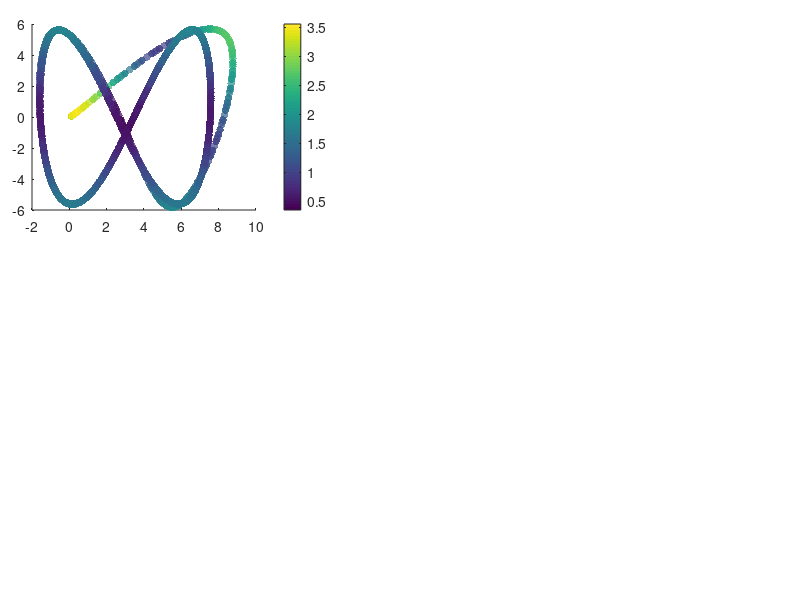

Write MATLAB code to recreate this figure. (Note: this script raises an error after producing the figure.)
%% Code to show the results of the Inverse kinematic controller

% Clean variables
clc, clear all, close all;
 
%% CARGA MIL
load('Kinetic_MiL.mat');

% DAtos de estado
h_MiL = x_states(1:4,:);
u_MiL = x_states(5:8,:);
t = t_time;

%%Tarea deseada
hd = ref(1:4,:);
hd_p = ref(5:8,:);

% Action de control dinamica
uc = uc_input;

% Error definition
for k = 1:length(t)
    error_vector = hd(1:3, k)-h_MiL(1:3, k);
    error_dynamic(k) = norm(error_vector,2);
end

% Figure propert%% Figures
lw = 1; % linewidth 1
lwV = 2; % linewidth 2
fontsizeLabel = 11; %11
fontsizeLegend = 11;
fontsizeTicks = 11;
fontsizeTitel = 11;
sizeX = 1300; % size figure
sizeY = 750; % size figure

% color propreties
c1 = [80, 81, 79]/255;
c2 = [244, 213, 141]/255;
c3 = [242, 95, 92]/255;
c4 = [112, 141, 129]/255;

C18 = [0 0 0];
c5 = [130, 37, 37]/255;
c6 = [205, 167, 37]/255;
c7 = [81, 115, 180]/255;

C1 = [246 170 141]/255;
C2 = [51 187 238]/255;
C3 = [0 153 136]/255;
C4 = [238 119 51]/255;
C5 = [204 51 17]/255;
C6 = [238 51 119]/255;
C7 = [187 187 187]/255;
C8 = [80 80 80]/255;
C9 = [140 140 140]/255;
C10 = [0 128 255]/255;
C11 = [234 52 89]/255;
C12 = [39 124 252]/255;
C13 = [40 122 125]/255;
%C14 = [86 215 219]/255;
C14 = [252 94 158]/255;
C15 = [244 171 39]/255;
C16 = [100 121 162]/255;
C17 = [255 0 0]/255;
%% New color slection

figure('Position', [500 500 sizeX sizeY])
set(gcf, 'Position', [500 500 sizeX sizeY]);
fig1_comps.fig = gcf;

% Figure 1
axes('Position',[0.04 0.65 .35 .31]);
%% Colorbar
scatter(h_MiL(1, :),h_MiL(2, :),30,error_dynamic,'filled','MarkerFaceAlpha',0.7);
c = colorbar;
c.Label.Interpreter = 'latex';
c.Label.String = '$\textrm{Error}~||\tilde{\mathbf{\eta}}||$';

set(c,'TickLabelInterpreter','latex')

%% Desired Trajectory
hd_plot = line(hd(1,:),hd(2,:));
set(hd_plot, 'LineStyle', '--', 'Color', C8, 'LineWidth', 1.2*lw)

%% Real Trajectory
h_plot = line(h_MiL(1,:),h_MiL(2,:));
set(h_plot, 'LineStyle', '-', 'Color', C18, 'LineWidth', 1.2*lw)

%% Title of the image
hTitle_1 = title({'$\textrm{(a)}$'},'fontsize',14,'interpreter','latex','Color',C18);
%hXLabel_1 = xlabel('$x~[m]$','fontsize',9,'interpreter','latex', 'Color',C18);
hYLabel_1 = ylabel('$y~[m]$','fontsize',9,'interpreter','latex', 'Color',C18);

%% Legend nomeclature
hLegend_1 = legend([hd_plot, h_plot],{'$\mathbf{\eta}_d$','$\mathbf{\eta}$'},'fontsize',12,'interpreter','latex','Color',[255 255 255]/255,'Location','best','NumColumns',1,'TextColor','black');
set(gca,'ticklabelinterpreter','latex',...
        'fontsize',1.3*fontsizeTicks)
% Figure properties
ax_1 = gca;
ax_1.Box = 'on';
ax_1.BoxStyle = 'full';
ax_1.TickLength = [0.005;0.005];
ax_1.TickDirMode = 'auto';
ax_1.YMinorTick = 'on';
ax_1.XMinorTick = 'on';
% ax_2.XTickLabel = [];
ax_1.XMinorGrid = 'on';
ax_1.YMinorGrid = 'on';
%ax_2.MinorGridColor = '#8f8f8f';
ax_1.MinorGridAlpha = 0.15;
ax_1.LineWidth = 0.8;
ax_1.XLim = [min(h_MiL(1,:))-0.2 max(h_MiL(1,:))+0.2];
ax_1.YLim = [min(h_MiL(2,:))-0.2 max(h_MiL(2,:))+0.2];

% Figure 2
axes('Position',[0.04 0.28 .35 .31]);
%% Colorbar
scatter(h_MiL(1, :),h_MiL(3, :),30,error_dynamic,'filled','MarkerFaceAlpha',0.7);
c = colorbar;
c.Label.Interpreter = 'latex';
c.Label.String = '$\textrm{Error}~||\tilde{\mathbf{\eta}}||$';

set(c,'TickLabelInterpreter','latex')

%% Desired Trajectory
hd_plot_2 = line(hd(1,:),hd(3,:));
set(hd_plot_2, 'LineStyle', '--', 'Color', C8, 'LineWidth', 1.2*lw)

%% Real Trajectory
h_plot_2 = line(h_MiL(1,:),h_MiL(3,:));
set(h_plot_2, 'LineStyle', '-', 'Color', C18, 'LineWidth', 1.2*lw)

%% Title of the image
hTitle_2 = title({'$\textrm{(b)}$'},'fontsize',14,'interpreter','latex','Color',C18);
hXLabel_2 = xlabel('$x~[m]$','fontsize',9,'interpreter','latex', 'Color',C18);
hYLabel_2 = ylabel('$z~[m]$','fontsize',9,'interpreter','latex', 'Color',C18);

%% Legend nomeclature
hLegend_2 = legend([hd_plot_2, h_plot_2],{'$\mathbf{\eta}_d$','$\mathbf{\eta}$'},'fontsize',12,'interpreter','latex','Color',[255 255 255]/255,'Location','best','NumColumns',1,'TextColor','black');
set(gca,'ticklabelinterpreter','latex',...
        'fontsize',1.3*fontsizeTicks)
% Figure properties
ax_2 = gca;
ax_2.Box = 'on';
ax_2.BoxStyle = 'full';
ax_2.TickLength = [0.005;0.005];
ax_2.TickDirMode = 'auto';
ax_2.YMinorTick = 'on';
ax_2.XMinorTick = 'on';
% ax_2.XTickLabel = [];
ax_2.XMinorGrid = 'on';
ax_2.YMinorGrid = 'on';
%ax_2.MinorGridColor = '#8f8f8f';
ax_2.MinorGridAlpha = 0.15;
ax_2.LineWidth = 0.8;
ax_2.XLim = [min(h_MiL(1,:))-0.2 max(h_MiL(1,:))+0.2];
ax_2.YLim = [min(h_MiL(3,:))-0.2 max(h_MiL(3,:))+0.2];

axes('Position',[0.45 0.65 .54 .31]);
%% Data generation
error_x_plot = line(t,hd(1,:)-h_MiL(1,:));
set(error_x_plot, 'LineStyle', '-', 'Color', C5, 'LineWidth', 1.1*lw);
error_y_plot = line(t,hd(2,:)-h_MiL(2,:));
set(error_y_plot, 'LineStyle', '-', 'Color', C3, 'LineWidth', 1.1*lw);
error_z_plot = line(t,hd(3,:)-h_MiL(3,:));
set(error_z_plot, 'LineStyle', '-', 'Color', c7, 'LineWidth', 1.1*lw);

% fig1_comps.p1 = ul_plot;
%% Title of the image
hTitle_3 = title({'$\textrm{(c)}$'},'fontsize',14,'interpreter','latex','Color',C18);
%xlabel('$\textrm{Time}[s]$','fontsize',10,'interpreter','latex','Color',C18);
ylabel('$\textrm{Control Error}~[m]$','fontsize',10,'interpreter','latex', 'Color',C18);

%% Legend nomeclature
hLegend_3 = legend([error_x_plot,error_y_plot, error_z_plot],{'$\tilde{\mathbf{\eta}}_x$','$\tilde{\mathbf{\eta}}_y$','$\tilde{\mathbf{\eta}}_z$'},'fontsize',12,'interpreter','latex','Color',[255 255 255]/255,'Location','best','NumColumns',1,'TextColor','black');
 set(gca,'ticklabelinterpreter','latex',...
         'fontsize',1.3*fontsizeTicks)
%% Figure properties
ax_3 = gca;
ax_3.Box = 'on';
ax_3.BoxStyle = 'full';
ax_3.TickLength = [0.01;0.01];
ax_3.TickDirMode = 'auto';
ax_3.XTickLabel = [];
ax_3.YMinorTick = 'on';
ax_3.XMinorTick = 'on';
ax_3.XMinorGrid = 'on';
ax_3.YMinorGrid = 'on';
%ax_1.MinorGridColor = '#8f8f8f';
ax_3.MinorGridAlpha = 0.15;
ax_3.LineWidth = 0.8;
ax_3.XLim = [0 t(end)];

%% Zoom Plot
axes('Position',[0.70 0.85 .2 .1]);
index_zoom_1 = (t>=20) & (t<=30);
error_x_plot_zoom = line(t(index_zoom_1),hd(1,(index_zoom_1))-h_MiL(1,(index_zoom_1)));
error_y_plot_zoom = line(t(index_zoom_1),hd(2,(index_zoom_1))-h_MiL(2,(index_zoom_1)));
error_z_plot_zoom = line(t(index_zoom_1),hd(3,(index_zoom_1))-h_MiL(3,(index_zoom_1)));

set(error_x_plot_zoom, 'LineStyle', '-', 'Color', C5, 'LineWidth', lw*0.8);
set(error_y_plot_zoom, 'LineStyle', '-', 'Color', C3, 'LineWidth', lw*0.8);
set(error_z_plot_zoom, 'LineStyle', '-', 'Color', c7, 'LineWidth', lw*0.8);

set(gca,'ticklabelinterpreter','latex',...
         'fontsize',fontsizeTicks*0.5)
ax_1_zoom = gca;
ax_1_zoom.Box = 'on';
ax_1_zoom.BoxStyle = 'full';
ax_1_zoom.TickLength = [0.01;0.01];
%ax_1_zoom.YLim = [-0.5 0.5];
%ax_1_zoom.YTickLabel = [];
%ax_1_zoom.XTickLabel = [];
ax_1_zoom.TickDirMode = 'manual';
ax_1_zoom.TickDir = 'in';
ax_1_zoom.YMinorTick = 'on';
ax_1_zoom.XMinorTick = 'on';
ax_1_zoom.LineWidth = 0.5;
ax_1_zoom.XMinorGrid = 'on';
ax_1_zoom.YMinorGrid = 'on';
axes('Position',[0.46 0.28 .54 .31]);
%% Data generation
uc_l = line(t(1,1:length(uc(1,:))),uc(1,:));
set(uc_l, 'LineStyle', '-', 'Color', C7, 'LineWidth', 1.3*lw);
uc_m = line(t(1,1:length(uc(2,:))),uc(2,:));
set(uc_m, 'LineStyle', '-', 'Color', C14, 'LineWidth', 1.3*lw);
uc_n = line(t(1,1:length(uc(3,:))),uc(3,:));
set(uc_n, 'LineStyle', '-', 'Color', C15, 'LineWidth', 1.3*lw);


uc_l_real = line(t(1,1:length(u_MiL(1,:))),u_MiL(1,:));
set(uc_l_real, 'LineStyle', '--', 'Color', [C7, 0.5], 'LineWidth', 1.3*lw);
uc_m_real = line(t(1,1:length(u_MiL(2,:))),u_MiL(2,:));
set(uc_m_real, 'LineStyle', '--', 'Color', [C14, 0.5], 'LineWidth', 1.3*lw);
uc_n_real = line(t(1,1:length(u_MiL(3,:))),u_MiL(3,:));
set(uc_n_real, 'LineStyle', '--', 'Color', [C15, 0.5], 'LineWidth', 1.3*lw);

% fig1_comps.p1 = ul_plot;
%% Title of the image
hTitle_4 = title({'$\textrm{(d)}$'},'fontsize',14,'interpreter','latex','Color',C18);
xlabel('$\textrm{Time}[s]$','fontsize',10,'interpreter','latex','Color',C18);
ylabel('$\textrm{Inputs}~[m/s]$','fontsize',10,'interpreter','latex', 'Color',C18);

%% Legend nomeclature
hLegend_4 = legend([uc_l,uc_m, uc_n, uc_l_real,uc_m_real, uc_n_real ],{'${\mu}_{l_{ref}}$','${\mu}_{m_{ref}}$','${\mu}_{n}$', '${\mu}_{l}$','${\mu}_{m}$','${\mu}_{n}$'},'fontsize',12,'interpreter','latex','Color',[255 255 255]/255,'Location','best','NumColumns',1,'TextColor','black');
 set(gca,'ticklabelinterpreter','latex',...
         'fontsize',1.3*fontsizeTicks)
%% Figure properties
ax_4 = gca;
ax_4.Box = 'on';
ax_4.BoxStyle = 'full';
ax_4.TickLength = [0.01;0.01];
ax_4.TickDirMode = 'auto';
ax_4.YMinorTick = 'on';
ax_4.XMinorTick = 'on';
ax_4.XMinorGrid = 'on';
ax_4.YMinorGrid = 'on';
%ax_1.MinorGridColor = '#8f8f8f';
ax_4.MinorGridAlpha = 0.15;
ax_4.LineWidth = 0.8;
ax_4.XLim = [0 t(end)];
% 
set(gcf, 'Color', 'w'); % Sets axes background
export_fig Kinetic_real_results.pdf -q101

%% RMS dynamics
RMSE_x_dynamic = sqrt(mean((error_vector(1,:)).^2));
RMSE_y_dynamic = sqrt(mean((error_vector(2,:)).^2));
RMSE_z_dynamic = sqrt(mean((error_vector(3,:)).^2));

save("Dynamic_real_rmse.mat","RMSE_x_dynamic", "RMSE_y_dynamic", "RMSE_z_dynamic", "error_dynamic");